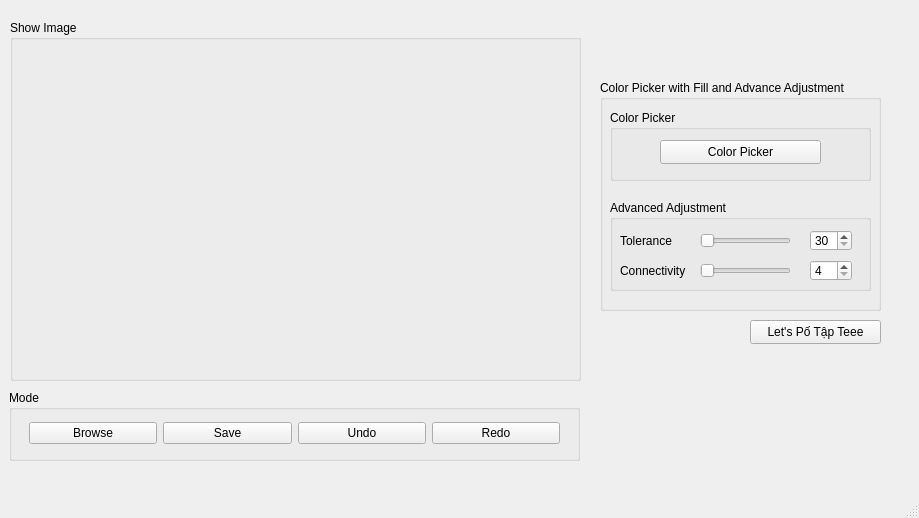
<?xml version="1.0" encoding="UTF-8"?>
<ui version="4.0">
 <class>MainWindow1</class>
 <widget class="QMainWindow" name="MainWindow1">
  <property name="geometry">
   <rect>
    <x>0</x>
    <y>0</y>
    <width>919</width>
    <height>518</height>
   </rect>
  </property>
  <property name="windowTitle">
   <string>Nào mình cùng Pố Tập Teeee</string>
  </property>
  <property name="autoFillBackground">
   <bool>true</bool>
  </property>
  <property name="styleSheet">
   <string notr="true"/>
  </property>
  <widget class="QWidget" name="centralwidget">
   <widget class="QGroupBox" name="groupBox">
    <property name="geometry">
     <rect>
      <x>10</x>
      <y>20</y>
      <width>571</width>
      <height>361</height>
     </rect>
    </property>
    <property name="title">
     <string>Show Image</string>
    </property>
    <widget class="displayhandle" name="img">
     <property name="geometry">
      <rect>
       <x>10</x>
       <y>30</y>
       <width>551</width>
       <height>321</height>
      </rect>
     </property>
     <property name="styleSheet">
      <string notr="true"/>
     </property>
     <property name="text">
      <string/>
     </property>
     <property name="alignment">
      <set>Qt::AlignCenter</set>
     </property>
    </widget>
   </widget>
   <widget class="QGroupBox" name="groupBox_4">
    <property name="geometry">
     <rect>
      <x>9</x>
      <y>390</y>
      <width>571</width>
      <height>71</height>
     </rect>
    </property>
    <property name="title">
     <string>Mode</string>
    </property>
    <widget class="QWidget" name="layoutWidget">
     <property name="geometry">
      <rect>
       <x>20</x>
       <y>30</y>
       <width>531</width>
       <height>26</height>
      </rect>
     </property>
     <layout class="QHBoxLayout" name="horizontalLayout">
      <item>
       <widget class="QPushButton" name="pushButton_2">
        <property name="text">
         <string>Browse</string>
        </property>
       </widget>
      </item>
      <item>
       <widget class="QPushButton" name="pushButton_6">
        <property name="text">
         <string>Save</string>
        </property>
       </widget>
      </item>
      <item>
       <widget class="QPushButton" name="pushButton_4">
        <property name="text">
         <string>Undo</string>
        </property>
       </widget>
      </item>
      <item>
       <widget class="QPushButton" name="pushButton_5">
        <property name="text">
         <string>Redo</string>
        </property>
       </widget>
      </item>
     </layout>
    </widget>
   </widget>
   <widget class="QGroupBox" name="groupBox_2">
    <property name="geometry">
     <rect>
      <x>600</x>
      <y>80</y>
      <width>281</width>
      <height>231</height>
     </rect>
    </property>
    <property name="title">
     <string>Color Picker with Fill and Advance Adjustment</string>
    </property>
    <widget class="QGroupBox" name="groupBox_5">
     <property name="geometry">
      <rect>
       <x>10</x>
       <y>120</y>
       <width>261</width>
       <height>91</height>
      </rect>
     </property>
     <property name="title">
      <string>Advanced Adjustment</string>
     </property>
     <widget class="QLabel" name="label">
      <property name="geometry">
       <rect>
        <x>10</x>
        <y>30</y>
        <width>61</width>
        <height>21</height>
       </rect>
      </property>
      <property name="font">
       <font>
        <pointsize>9</pointsize>
       </font>
      </property>
      <property name="text">
       <string>Tolerance</string>
      </property>
     </widget>
     <widget class="QLabel" name="label_2">
      <property name="geometry">
       <rect>
        <x>10</x>
        <y>60</y>
        <width>71</width>
        <height>21</height>
       </rect>
      </property>
      <property name="font">
       <font>
        <pointsize>9</pointsize>
       </font>
      </property>
      <property name="text">
       <string>Connectivity</string>
      </property>
     </widget>
     <widget class="QSlider" name="horizontalSlider">
      <property name="geometry">
       <rect>
        <x>90</x>
        <y>30</y>
        <width>91</width>
        <height>21</height>
       </rect>
      </property>
      <property name="minimum">
       <number>30</number>
      </property>
      <property name="maximum">
       <number>150</number>
      </property>
      <property name="singleStep">
       <number>10</number>
      </property>
      <property name="orientation">
       <enum>Qt::Horizontal</enum>
      </property>
     </widget>
     <widget class="QSlider" name="horizontalSlider_2">
      <property name="geometry">
       <rect>
        <x>90</x>
        <y>60</y>
        <width>91</width>
        <height>21</height>
       </rect>
      </property>
      <property name="minimum">
       <number>4</number>
      </property>
      <property name="maximum">
       <number>8</number>
      </property>
      <property name="singleStep">
       <number>0</number>
      </property>
      <property name="pageStep">
       <number>10</number>
      </property>
      <property name="orientation">
       <enum>Qt::Horizontal</enum>
      </property>
     </widget>
     <widget class="QSpinBox" name="spinBox">
      <property name="geometry">
       <rect>
        <x>200</x>
        <y>30</y>
        <width>42</width>
        <height>21</height>
       </rect>
      </property>
      <property name="minimum">
       <number>30</number>
      </property>
      <property name="maximum">
       <number>150</number>
      </property>
      <property name="singleStep">
       <number>10</number>
      </property>
     </widget>
     <widget class="QSpinBox" name="spinBox_2">
      <property name="geometry">
       <rect>
        <x>200</x>
        <y>60</y>
        <width>42</width>
        <height>21</height>
       </rect>
      </property>
      <property name="minimum">
       <number>4</number>
      </property>
      <property name="maximum">
       <number>8</number>
      </property>
      <property name="singleStep">
       <number>0</number>
      </property>
     </widget>
    </widget>
    <widget class="QGroupBox" name="groupBox_3">
     <property name="geometry">
      <rect>
       <x>10</x>
       <y>30</y>
       <width>261</width>
       <height>71</height>
      </rect>
     </property>
     <property name="title">
      <string>Color Picker</string>
     </property>
     <widget class="QPushButton" name="pushButton">
      <property name="geometry">
       <rect>
        <x>50</x>
        <y>30</y>
        <width>161</width>
        <height>24</height>
       </rect>
      </property>
      <property name="text">
       <string>Color Picker</string>
      </property>
     </widget>
    </widget>
   </widget>
   <widget class="QPushButton" name="pushButton_7">
    <property name="geometry">
     <rect>
      <x>750</x>
      <y>320</y>
      <width>131</width>
      <height>24</height>
     </rect>
    </property>
    <property name="text">
     <string>Let's Pố Tập Teee</string>
    </property>
   </widget>
  </widget>
  <widget class="QMenuBar" name="menubar">
   <property name="geometry">
    <rect>
     <x>0</x>
     <y>0</y>
     <width>919</width>
     <height>21</height>
    </rect>
   </property>
  </widget>
  <widget class="QStatusBar" name="statusbar"/>
 </widget>
 <customwidgets>
  <customwidget>
   <class>displayhandle</class>
   <extends>QLabel</extends>
   <header location="global">displayhandle.h</header>
  </customwidget>
 </customwidgets>
 <resources/>
 <connections>
  <connection>
   <sender>horizontalSlider_2</sender>
   <signal>valueChanged(int)</signal>
   <receiver>spinBox_2</receiver>
   <slot>setValue(int)</slot>
   <hints>
    <hint type="sourcelabel">
     <x>715</x>
     <y>281</y>
    </hint>
    <hint type="destinationlabel">
     <x>825</x>
     <y>280</y>
    </hint>
   </hints>
  </connection>
  <connection>
   <sender>horizontalSlider</sender>
   <signal>valueChanged(int)</signal>
   <receiver>spinBox</receiver>
   <slot>setValue(int)</slot>
   <hints>
    <hint type="sourcelabel">
     <x>748</x>
     <y>252</y>
    </hint>
    <hint type="destinationlabel">
     <x>818</x>
     <y>242</y>
    </hint>
   </hints>
  </connection>
 </connections>
</ui>
